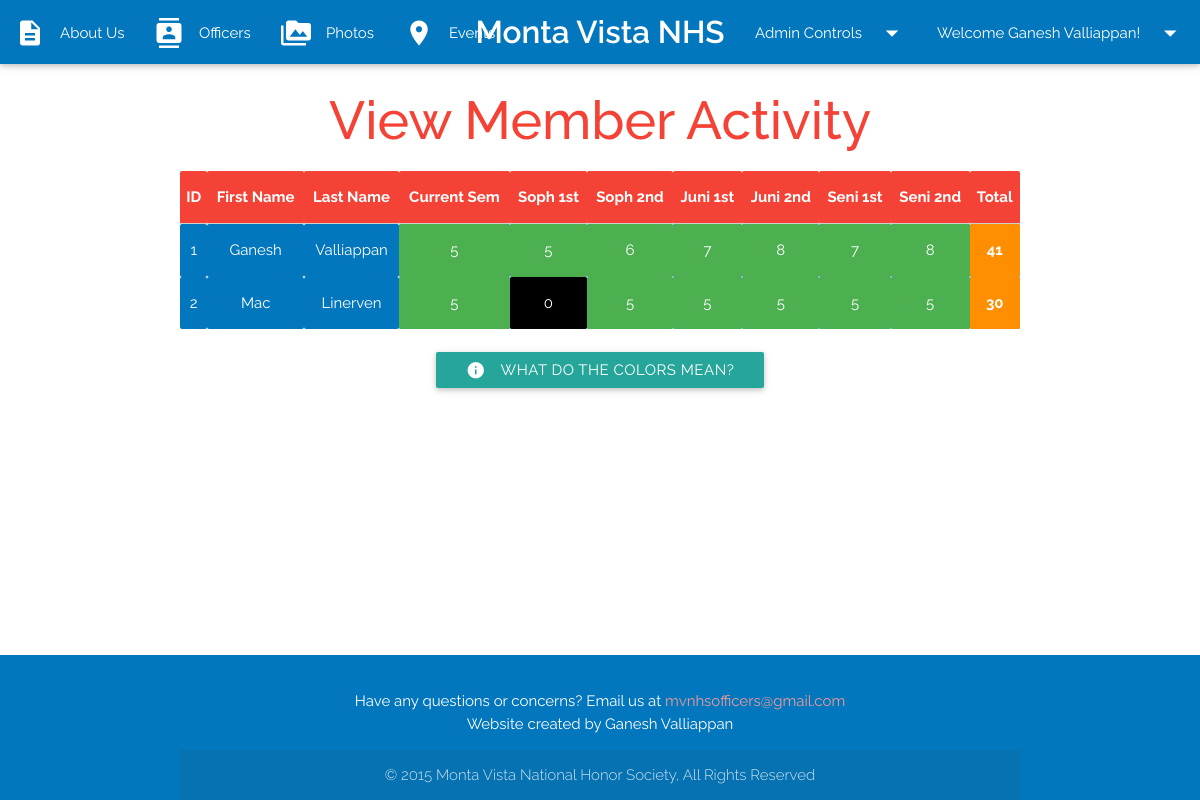
The app's page /viewmemberactivity.php (signed in) with its own data.
### tables this page shows
CREATE TABLE IF NOT EXISTS `users` (
  `ID` int(11) DEFAULT NULL,
  `fname` varchar(50) DEFAULT NULL,
  `lname` varchar(50) DEFAULT NULL,
  `email` varchar(50) DEFAULT NULL,
  `pass` varchar(50) DEFAULT NULL,
  `hours` varchar(50) DEFAULT NULL,
  `admin` tinyint(4) DEFAULT NULL
);

CREATE TABLE IF NOT EXISTS `users_record` (
  `ID` int(11) DEFAULT NULL,
  `fname` varchar(50) DEFAULT NULL,
  `lname` varchar(50) DEFAULT NULL,
  `email` varchar(50) DEFAULT NULL,
  `so1` double DEFAULT NULL,
  `so2` double DEFAULT NULL,
  `ju1` double DEFAULT NULL,
  `ju2` double DEFAULT NULL,
  `se1` double DEFAULT NULL,
  `se2` double DEFAULT NULL,
  `start_sem` int(11) DEFAULT NULL
);

### variables.php (called while the page is built, shortened)
<?php
    if(isset($_SESSION['user'])) {
        if($_SESSION['user']) {
            $user = $_SESSION['user'];
            $query = $connect->query("SELECT * FROM `users` WHERE `email`='$user' LIMIT 1");
            $row = mysqli_fetch_array($query, MYSQLI_BOTH);
            $fname = $row['fname'];
            $lname = $row['lname'];
            if($row['admin'] == 1) {
                $admin = true;
            }
        }
    } else {
        $id = -1;
    }
?>

### viewmemberactivity.php (the view, shortened to what this page needs)
<?php
    include("initialize.php");
    include("variables.php");
?>
<!DOCTYPE html>
<html>
    <head>
        <?php include("head.php"); ?>
    </head>
    <body>
        <header>
            <?php include("navbar.php"); ?>
        </header>
        <main>
            <div class="container">
                <h2 class="red-text section-header center">View Member Activity</h2>
                <div id="table">
                    <table class="centered responsive-table white-text">
                        <thead class="red">
                            <tr>
                                <th data-field="ID">ID</th>
                                <th data-field="fname">First Name</th>
                                <th data-field="lname">Last Name</th>
                                <th data-field="current-hours">Current Sem</th>
                                <th data-field="so1">Soph 1st</th>
                                <th data-field="so2">Soph 2nd</th>
                                <th data-field="ju1">Juni 1st</th>
                                <th data-field="ju2">Juni 2nd</th>
                                <th data-field="se1">Seni 1st</th>
                                <th data-field="se2">Seni 2nd</th>
                                <th data-field="total">Total</th>
                            </tr>
                        </thead>
                        <tbody>
                            <?php
                                $color = "green";
                                $query1 = $connect->query("SELECT * FROM `users_record` ORDER BY `ID` ASC");
                                $query2 = $connect->query("SELECT * FROM `users` ORDER BY `ID` ASC");
                                while($row = mysqli_fetch_array($query1)) {
                                    $current = mysqli_fetch_array($query2);
                                    echo "<tr class='light-blue darken-3'>";
                                    echo "<td>",$row['ID'],"</td>";
                                    echo "<td>",$row['fname'],"</td>";
                                    echo "<td>",$row['lname'],"</td>";
                                    if($current['hours'] >= 5)
                                        $color = "green";
                                    else
                                        $color = "red";
                                    echo "<td class='",$color,"'>",$current["hours"],"</td>";
                                    $total = 0;
                                    for($i = 4; $i <= 9; $i++) {
                                        if($row['start_sem'] + 3 > $i) {
                                            echo "<td class='black'>0</td>";
                                        } else if($row[$i] == 0 && $i != 9 && $row[$i + 1] == 0 || $i == 9 && $row[$i] == 0) {
                                            echo "<td class='grey'>0</td>";
                                        }
                                        else {
                                            if($row[$i] >= 5)
                                                $color = "green";
                                            else
                                                $color = "red";
                                            echo "<td class='",$color,"'>",$row[$i],"</td>";
                                        }
                                        $total += $row[$i];
                                    }
                                    echo "<td class='amber darken-3'><b>",$total,"</b></td>";
                                    echo "</tr>";
                                }
                            ?>
                        </tbody>
                    </table>
                </div>
                <br>
                <div class="center">
                    <a class="btn waves-effect waves-light" onclick="Materialize.showStaggeredList('#staggered-legend')"><i class="left material-icons">info</i>What do the colors mean?</a>
                    <ul id="staggered-legend" class="staggered-list">
                    </ul>
                </div>
            </div>
        </main>
        <?php include("footer.php"); ?>
    </body>
</html>

### head.php (shortened to what this page needs)
<link type="text/css" rel="stylesheet" href="css/materialize.css"  media="screen,projection"/>
<link type="text/css" rel="stylesheet" href="css/style.css" />

### navbar.php
<?php
    if(isset($_SESSION['user'])) {
        if($admin) {
            include("admin-navbar.php");
        } else {
            include("login-navbar.php");
        }
    } else {
        include("normal-navbar.php");
    }
?>

### admin-navbar.php (shortened to what this page needs)
<div id="home-navbar" class="navbar-fixed">
    <nav>
        <div class="nav-wrapper light-blue darken-3">
            <a href="index.php" class="brand-logo center" style="font-weight: 600;">Monta Vista NHS</a>
            <ul class="right hide-on-med-and-down">
                <li><a id="display-name" class="dropdown-button waves-effect waves-light" data-activates="dropdown">Welcome <?=$fname ?> <?=$lname ?>!<i class="material-icons right">arrow_drop_down</i></a></li>
            </ul>
            <ul class="right hide-on-med-and-down">
                <li><a id="display-admin" class="dropdown-button waves-effect waves-light" data-activates="admin-dropdown">Admin Controls<i class="material-icons right">arrow_drop_down</i></a></li>
            </ul>
            <ul class="left hide-on-med-and-down">
                <li><a class="waves-effect waves-light" href="about.php"><i class="material-icons left">description</i>About Us</a></li>
                <li><a class="waves-effect waves-light" href="officers.php"><i class="material-icons left">contacts</i>Officers</a></li>
                <li><a class="waves-effect waves-light"><i class="material-icons left">perm_media</i>Photos</a></li>
                <li><a class="waves-effect waves-light" href="activites.php"><i class="material-icons left">location_on</i>Events</a></li>
            </ul>
        </div>
    </nav>
</div>

### footer.php
<footer class="page-footer light-blue darken-3">
    <div class="container">
        <p class="white-text center">Have any questions or concerns? Email us at <a class="red-text text-lighten-3" href="mailto:mvnhsofficers@gmail.com">mvnhsofficers@gmail.com</a><br>Website created by Ganesh Valliappan</p>
        <div class="footer-copyright">
            <div class="container center">
                © 2015 Monta Vista National Honor Society, All Rights Reserved
            </div>
        </div>
    </div>
</footer>

### css/style.css (style rules this page uses)
html { font-family: 'Raleway', 'Roboto', sans-serif; }
body { display: flex; min-height: 100vh; flex-direction: column; }
main { flex: 1 0 auto; }
.section-header { font-weight: 500; }

### records on screen
users: fname "Ganesh", lname "Valliappan"
users_record: ID "1", fname "Ganesh", lname "Valliappan", users.hours "5", so1 "5", so2 "6", ju1 "7", ju2 "8", se1 "7", se2 "8", total "41"
users_record: ID "2", fname "Mac", lname "Linerven", users.hours "5", start_sem "0", so2 "5", ju1 "5", ju2 "5", se1 "5", se2 "5", total "30"
